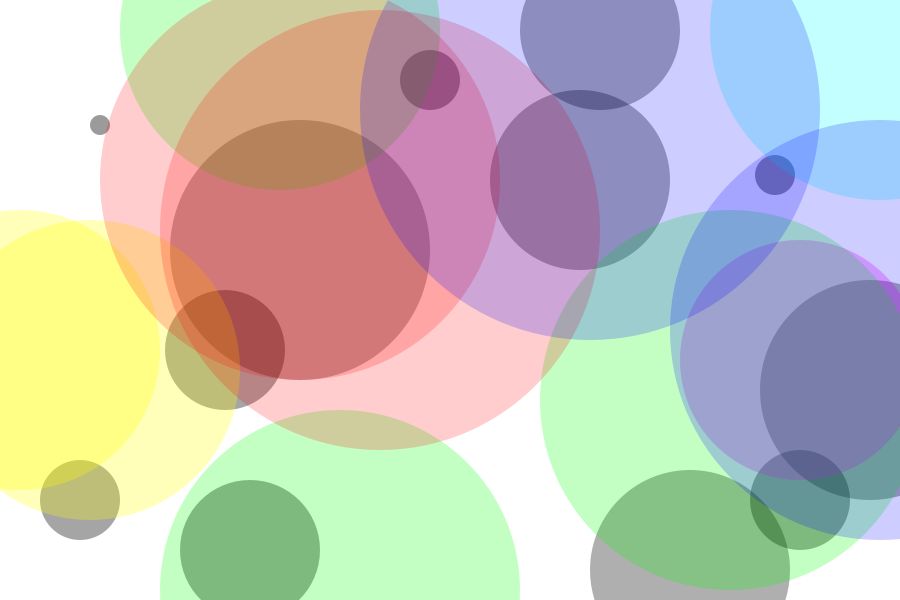
Frame 1 (no input)
Frame 60 (the mouse pressed at the canvas centre just before this capture): identical to frame 1, image omitted
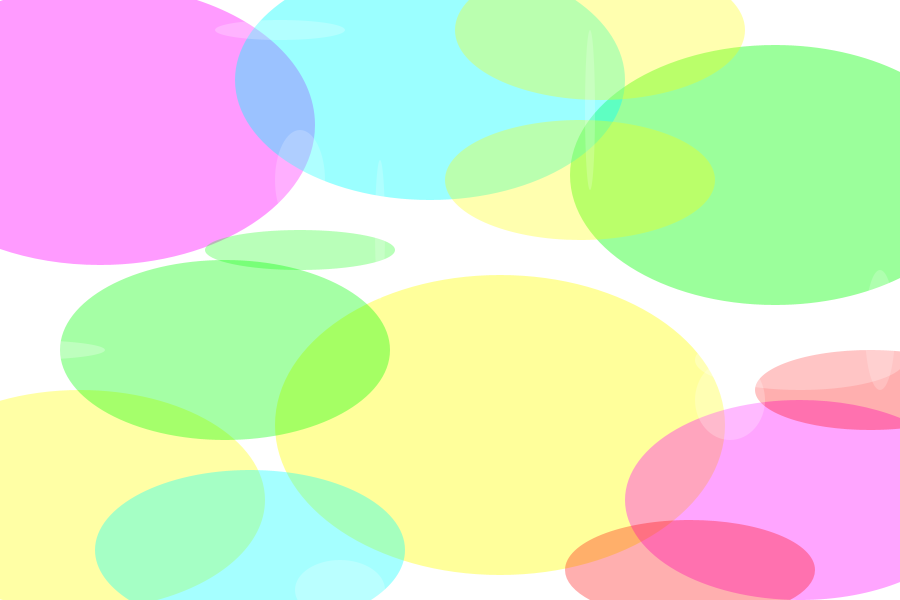
Frame 120 (the mouse held since frame 60 and released just before this capture)

The Processing sketch that drew these frames (run headless with seeded random() and noise(); from frame 60 on, the mouse is pressed at the canvas centre):

// Processing sketch: processing_2326
// ── processing_2326.pde

void setup(){
  size(900,600);
  smooth();
  frameRate(1000);
}
void draw(){
  background(255);
  noStroke();
  fill(mouseY,mouseX,0,100);
ellipse(500,425,mouseX,mouseY);
fill(mouseY,0,mouseX,100);
ellipse(100,125,mouseX-20,mouseY-20);
fill(0,mouseY,0,100);
ellipse(775,175,mouseX-40,mouseY-40);
fill(0,mouseY,mouseX,100);
ellipse(430,80,mouseX-60,mouseY-60);
fill(mouseX,mouseY,0,90);
ellipse(80,500,mouseX-80,mouseY-80);
fill(mouseX,0,mouseY,90);
ellipse(800,500,mouseX-100,mouseY-100);
fill(0,mouseX,0,90);
ellipse(225,350,mouseX-120,mouseY-120);
fill(0,mouseX,mouseY,90);
ellipse(250,550,mouseX-140,mouseY-140);
fill(mouseY,mouseX,0,80);
ellipse(600,30,mouseX-160,mouseY-160);
fill(mouseX,mouseY,0,80);
ellipse(580,180,mouseX-180,mouseY-180);
fill(mouseX,0,0,80);
ellipse(690,570,mouseX-200,mouseY-200);
fill(mouseY,0,0,80);
ellipse(870,390,mouseX-220,mouseY-220);
fill(255,mouseX,255,70);
ellipse(800,360,mouseX-240,mouseY-240);
fill(0,mouseY,0,70);
ellipse(300,250,mouseX-260,mouseY-260);
fill(255,255,mouseX,70);
ellipse(20,350,mouseX-280,mouseY-280);
fill(255,255,mouseY,70);
ellipse(90,370,mouseX-300,mouseY-300);
fill(mouseX,255,mouseY,60);
ellipse(280,30,mouseX-320,mouseY-320);
fill(mouseX,255,255,60);
ellipse(880,30,mouseX-340,mouseY-340);
fill(mouseY,255,mouseX,60);
ellipse(340,590,mouseX-360,mouseY-360);
fill(mouseX,255,mouseY,60);
ellipse(730,400,mouseX-380,mouseY-380);
fill(255,mouseX,mouseY,50);
ellipse(300,180,mouseX-400,mouseY-400);
fill(mouseY,mouseX,255,50);
ellipse(880,330,mouseX-420,mouseY-420);
fill(255,mouseY,mouseX,50);
ellipse(380,230,mouseX-440,mouseY-440);
fill(mouseX,mouseY,255,50);
ellipse(590,110,mouseX-460,mouseY-460);
}
